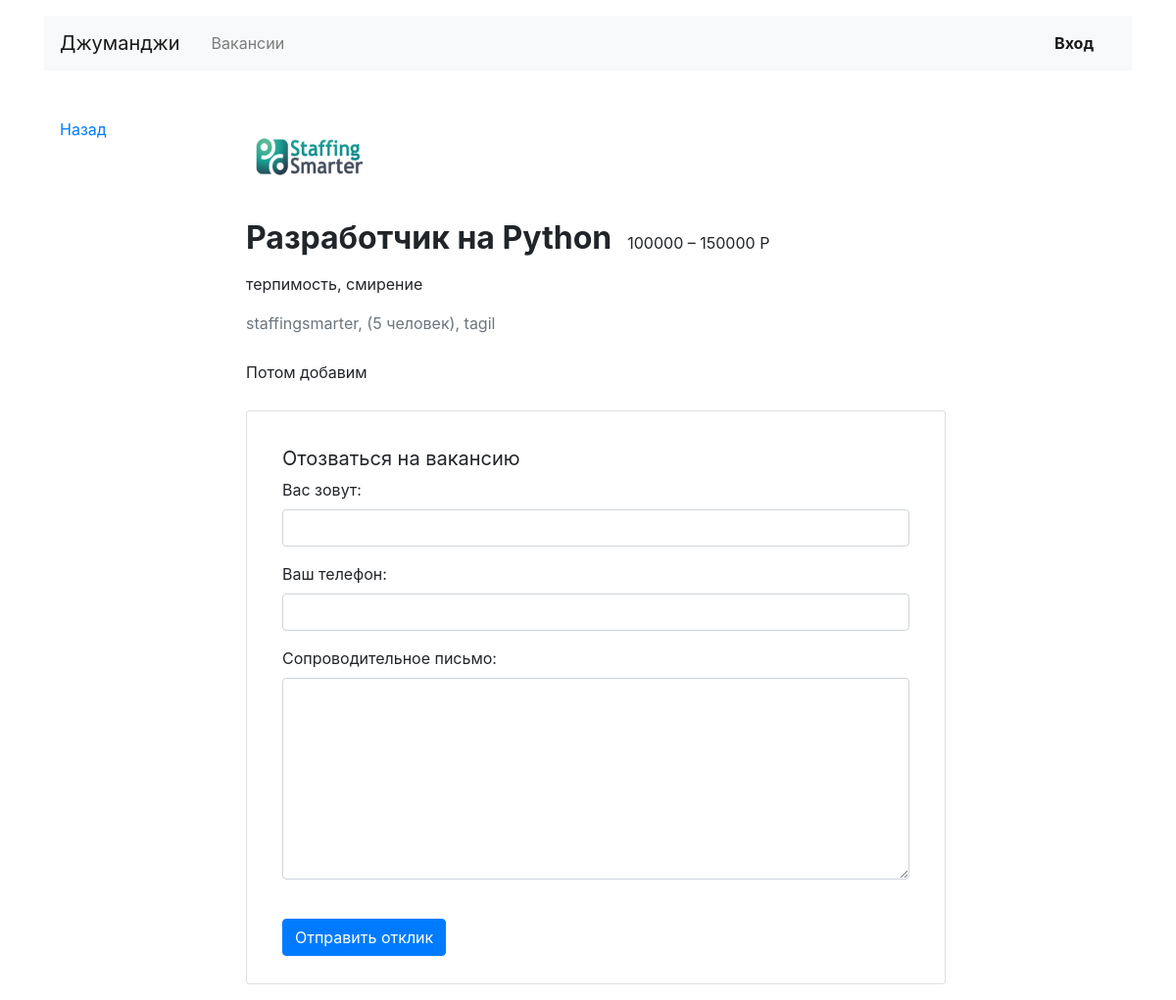
The page /vacancies/1/ on the database its author committed.
### vacancy/models.py (models this page shows)
class Vacancy(models.Model):
    title = models.CharField('Название вакансии', max_length=50)
    skills = models.CharField('Навыки', max_length=500, blank=True)
    published_at = models.DateField('Дата размещения', auto_now_add=True)
    text = models.TextField('Описание', blank=True)
    salary_min = models.IntegerField('Зарплата от', null=True, blank=True)
    salary_max = models.IntegerField('Зарплата до', null=True, blank=True)
    speciality = models.ForeignKey(
        Speciality,
        on_delete=models.CASCADE,
        related_name='vacancies'
    )
    company = models.ForeignKey(
        Company,
        on_delete=models.CASCADE,
        related_name='vacancies'
    )

class Company(models.Model):
    name = models.CharField('Название', max_length=50, unique=True)
    location = models.CharField('Город', max_length=15, blank=True)
    description = models.TextField('Информация о компании', blank=True)
    logo = models.ImageField('Логотип', upload_to=settings.MEDIA_COMPANY_IMAGE_DIR, blank=True)
    employee_count = models.PositiveIntegerField('Количество сотрудников', default=1)
    owner = models.OneToOneField(
        User,
        verbose_name='Владелец',
        on_delete=models.CASCADE,
        related_name='company',
        null=True,
        blank=True,
    )

### vacancy/views.py (the view, shortened to what this page needs)
# urls.py: path('vacancies/<int:vacancy_id>/', views.VacancyDetailView.as_view(), name='vacancy'),
class VacancyDetailView(View):
    form_class = ApplicationForm
    template_name = 'vacancy/vacancy.html'
    initial = {'key': 'value'}
    def get(self, request, vacancy_id, *args, **kwargs):
        if not Vacancy.objects.filter(id=vacancy_id).exists():
            raise Http404
        context = {}
        context['vacancy'] = Vacancy.objects.get(id=vacancy_id)
        form = self.form_class(initial=self.initial)
        return render(request, self.template_name, {'form': form, 'vacancy': context['vacancy']})

### vacancy/models.py
class ApplicationForm(forms.ModelForm):
    written_phone = forms.CharField(
        label='Ваш телефон',
        min_length=10,
        max_length=12,
        required=True,
        widget=forms.TextInput(attrs={'class': 'form-control'}),
    )
    class Meta:
        model = Application
        fields = ('written_username', 'written_phone', 'written_cover_letter')
        labels = {
            'written_username': 'Вас зовут',
            'written_cover_letter': 'Сопроводительное письмо',
        }
        widgets = {
            'written_username': forms.TextInput(attrs={'class': 'form-control'}),
            'written_cover_letter': forms.Textarea(attrs={'class': 'form-control', 'rows': '8'}),
        }

### vacancy/templates/vacancy/vacancy.html (shortened to what this page needs)
{% extends 'vacancy/base.html' %}
{% block container %}
<div class="row mt-5">
  <div class="col-12 col-lg-2">
    <div class="pl-3 mb-5">
        <p><a href="{% url 'index' %}">Назад</a></p>
    </div>
  </div>
  <div class="col-12 col-lg-8">
    <section class="pl-3">
      <a href="{% url 'company' company_id=vacancy.company.id %}">
        {% if vacancy.company.logo %}
          <img src="{{ vacancy.company.logo.url }}" width="130" height="80" alt="">
        {% else %}
          <img class="mx-auto d-block" src="https://place-hold.it/130x80" width="130" height="80" alt="">
        {% endif %}
      </a>
      <div class="d-flex align-items-baseline align-content-baseline">
        <h1 class="h2 mt-4 font-weight-bold">{{ vacancy.title }}</h1>
        <p class="m-0 pl-3">{{ vacancy.salary_min }} – {{ vacancy.salary_max }} Р</p>
      </div>
      <p class="mt-2">{{ vacancy.skills }}</p>
      <p class="text-muted mb-4">{{ vacancy.company.name }}, ({{ vacancy.company.employee_count }} человек), {{ vacancy.company.location }}</p>
      <div style="line-height: 1.8;">
        {{ vacancy.text }}
      </div>
      <form action="{% url 'vacancy' vacancy.id %}" method="post" class="card mt-4 mb-3">
        <div class="card-body mx-3">
              <p class="h5 mt-3 font-weight-normal">Отозваться на вакансию</p>
              {{ form.as_p }}
              <input type="submit" class="btn btn-primary mt-4 mb-2" value="Отправить отклик">
            </div>
          </form>
    </section>
  </div>
</div>
{% endblock %}

### rows shown on the page
Vacancy: company.logo (picture), title "Разработчик на Python", salary_min "100000", salary_max "150000", skills "терпимость, смирение", company.name "staffingsmarter", company.employee_count "5", company.location "tagil", text "Потом добавим"
